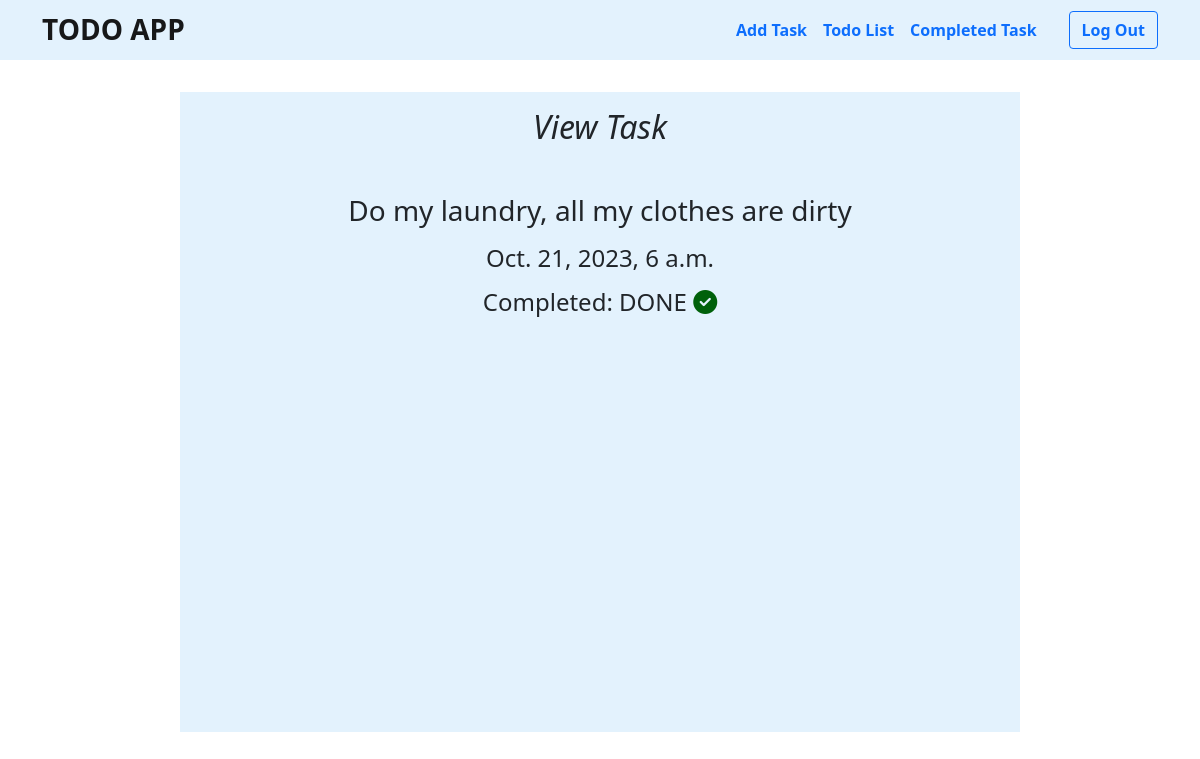
Page /viewtask/8 (signed in) on the committed database.
### todo_app/models.py (models this page shows)
class Todo_list(models.Model):
    tasks = models.CharField(max_length=1000, null=True)
    start_time = models.DateTimeField(null=True)
    completed = models.BooleanField(default=False, null=True)
    person = models.ForeignKey(User, on_delete=models.CASCADE, null=True)

### todo_app/views.py (the view)
# urls.py: path('viewtask/<str:pk>', views.viewtask, name='viewtask'),
@login_required(login_url='login')
def viewtask(request, pk):
    task = Todo_list.objects.get(id=pk)
    context = {
        'task' : task
    }
    return render(request, 'todo_app/viewtask.html', context=context)

### templates/todo_app/viewtask.html
{% extends 'todo_app/base.html' %}
{% block content %}
<div class="container" style="width: 70%; min-width: 300px; height: fit-content; min-height: 80vh; background-color: #e3f2fd; margin-top: 2rem; padding: 1rem 2rem; text-align: center;">
    <h2 style="font-style: italic; font-family: system-ui, -apple-system, BlinkMacSystemFont, 'Segoe UI', Roboto, Oxygen, Ubuntu, Cantarell, 'Open Sans', 'Helvetica Neue', sans-serif;" class="pb-4">View Task</h2>
    <h3 class="mt-4 pb-2">{{task.tasks}}</h3>
    <h4 class="pb-2">{{task.start_time}}</h4>
    {% if task.completed is True %}
    <h4 class="pb-2">Completed: DONE  <i class="fa-solid fa-circle-check" style="color: #00610b;"></i></h4>
    {% else %}
    <h4 class="pb-2">Completed: NOT YET  <i class="fa-solid fa-circle-xmark" style="color: #cb0606;"></i></h4>
    {% endif %}
</div>
{% endblock %}

### rows in the picture
Todo_list: tasks "Do my laundry, all my clothes are dirty", start_time "Oct. 21, 2023, 6 a.m."
